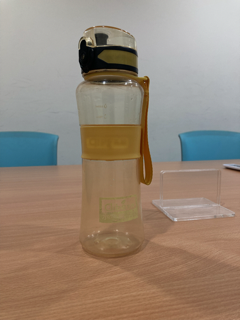
#> input picture kettle/小-0.3.png, 240 x 320 px; its folder holds 4 pictures in this run
$ jupyter execute hw1.ipynb
#> lines starting #> are read from the running program, lines starting #| are printed output that depends on the picture
[cell 1]
import cv2
import numpy as np
import matplotlib.pyplot as plt
import matplotlib.ticker as ticker
from mpl_toolkits.axes_grid1 import make_axes_locatable
import os.path as osp
import os
import random

# Read images

[cell 2]
dirname = 'kettle'

images, images_rgb = [], []

for filename in np.sort(os.listdir(dirname)):
    # only read images
    if osp.splitext(filename)[1] in ['.png']:
        im = cv2.imread(osp.join(dirname, filename))
#> im is the input picture: shape (320, 240, 3); mean B, G, R 120, 135.1, 150.7
        images += [im]
        images_rgb += [cv2.cvtColor(im, cv2.COLOR_BGR2RGB)]

# number of images
P = len(images)
print('P =', P)

height, width, channel = images[0].shape
#> height = 320; width = 240; channel = 3
print('image shape:', images[0].shape)
#| image shape: (320, 240, 3)

[cell 3]
fig, ax = plt.subplots(4, 4, figsize=(15, 15))
for p in range(P):
    row = int(p / 4)
    col = int(p % 4)
    ax[row, col].imshow(images_rgb[p])
plt.show()
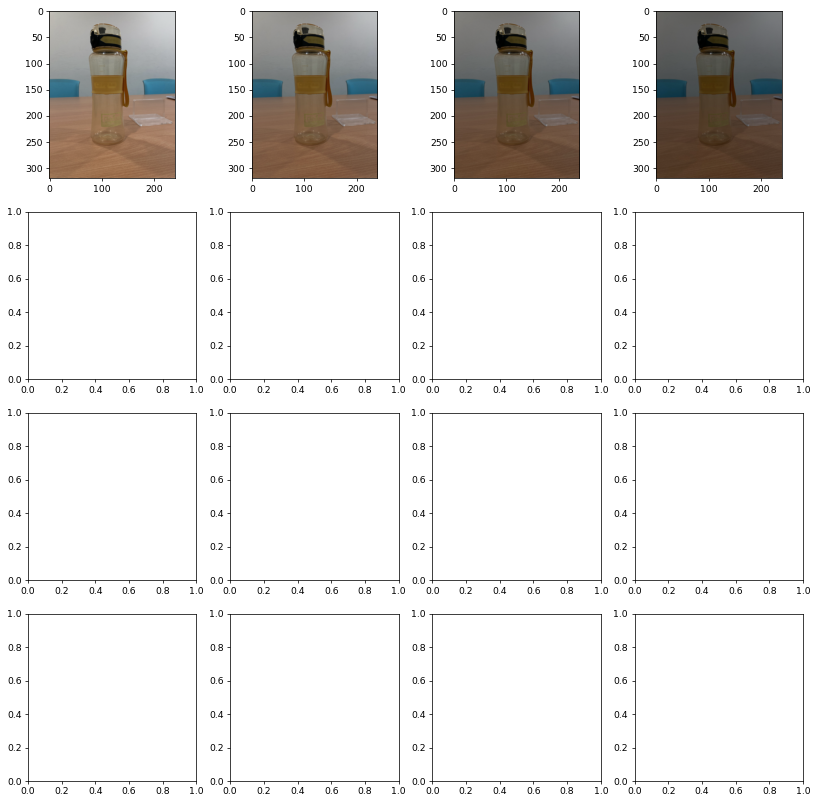
#> figure drawn by matplotlib, 4 panels
